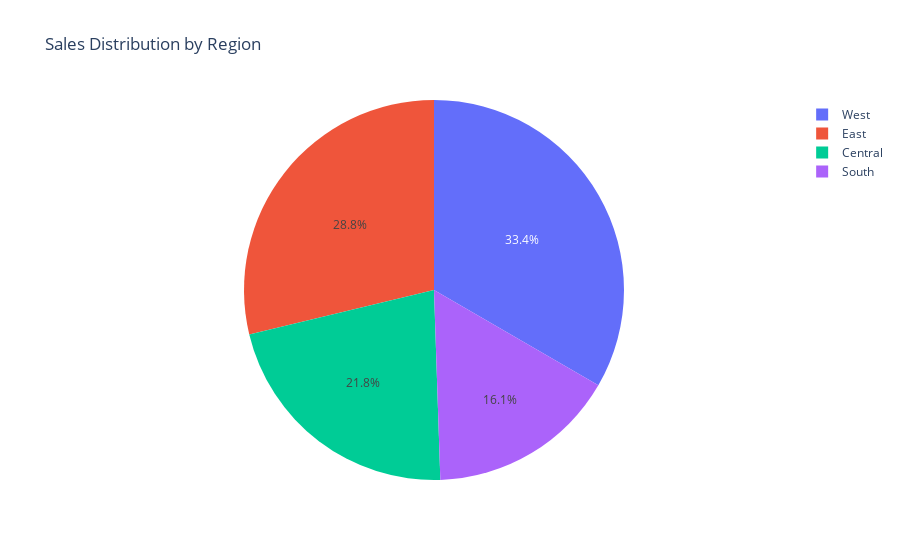

Notebook source saved alongside this figure:
### Code cell
import pandas as pd
import plotly.express as px

# sales distribution by region

# Plot
fig = px.pie(data, values='Sales', names='Region', title='Sales Distribution by Region')
fig.show()

### Figure 1 — Plotly figure (JSON) as saved in the notebook; plotly's stock layout.template omitted (floating-point values rounded to 4 significant figures; data arrays with more than 128 entries replaced by an {"elided": "..."} marker saying what was removed)
{"data": [{"domain": {"x": [0, 1], "y": [0, 1]}, "hovertemplate": "Region=%{label}<br>Sales=%{value}<extra></extra>", "labels": {"elided": "5901 str values"}, "legendgroup": "", "name": "", "showlegend": true, "type": "pie", "values": {"elided": "5901 float values"}}], "layout": {"legend": {"tracegroupgap": 0}, "title": {"text": "Sales Distribution by Region"}}}
